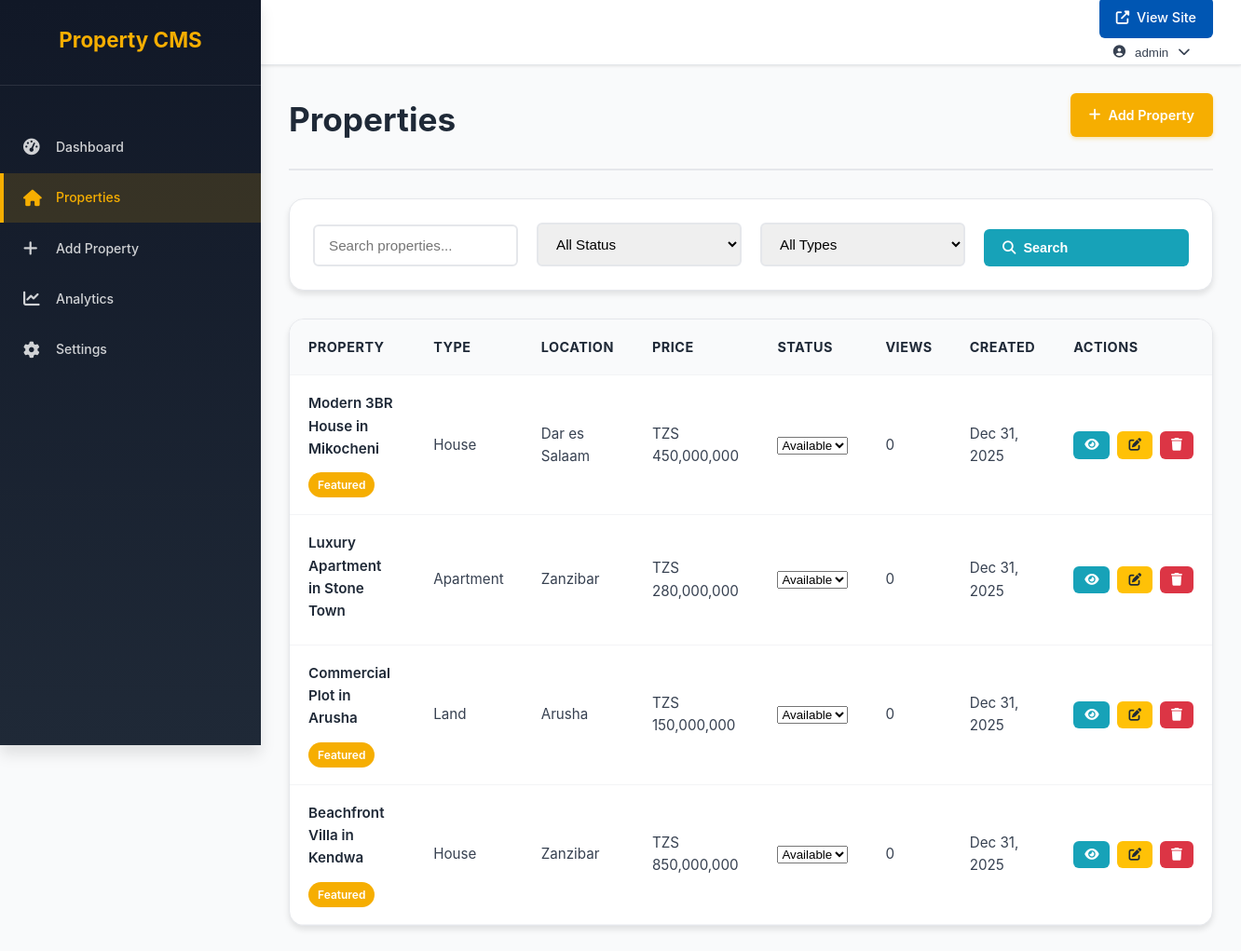
/admin/properties.php (signed in), run on the app's committed database.
### tables this page shows
CREATE TABLE IF NOT EXISTS properties (
    id INT AUTO_INCREMENT PRIMARY KEY,
    title VARCHAR(255) NOT NULL,
    description TEXT,
    property_type ENUM('house', 'apartment', 'land', 'commercial') NOT NULL,
    location VARCHAR(255) NOT NULL,
    price DECIMAL(15,2) NOT NULL,
    bedrooms INT DEFAULT 0,
    bathrooms INT DEFAULT 0,
    area DECIMAL(10,2) DEFAULT 0,
    images JSON,
    featured BOOLEAN DEFAULT FALSE,
    status ENUM('available', 'sold', 'pending') DEFAULT 'available',
    views INT DEFAULT 0,
    created_at TIMESTAMP DEFAULT CURRENT_TIMESTAMP,
    updated_at TIMESTAMP DEFAULT CURRENT_TIMESTAMP ON UPDATE CURRENT_TIMESTAMP
);

### admin/properties.php (the view, shortened to what this page needs)
<?php
$db = Database::getInstance()->getConnection();
$search = trim($_GET['search'] ?? '');
$page = max(1, intval($_GET['page'] ?? 1));
$per_page = 10;
$conditions = [];
$params = [];
$where_clause = !empty($conditions) ? 'WHERE ' . implode(' AND ', $conditions) : '';
try {
    $offset = ($page - 1) * $per_page;
    $sql = "SELECT * FROM properties $where_clause ORDER BY created_at DESC LIMIT $per_page OFFSET $offset";
    $stmt = $db->prepare($sql);
    $stmt->execute($params);
    $properties = $stmt->fetchAll();
} catch (PDOException $e) {
    $properties = [];
    $total_properties = 0;
    $total_pages = 0;
    $error = "Error fetching properties: " . $e->getMessage();
}
?>
<!DOCTYPE html>
<html lang="en">
<head>
    <link rel="stylesheet" href="../assets/css/admin-styles.css">
    <link rel="stylesheet" href="../assets/css/styles.css">
    <link rel="stylesheet" href="https://cdnjs.cloudflare.com/ajax/libs/font-awesome/6.4.0/css/all.min.css">
</head>
<body>
    <div class="admin-layout">
        <?php include 'includes/sidebar.php'; ?>
        <div class="main-content">
            <?php include 'includes/header.php'; ?>
            <div class="content-area">
                <div class="page-header">
                    <h1>Properties</h1>
                    <div class="page-actions">
                        <a href="add-property.php" class="btn-primary">
                            <i class="fas fa-plus"></i>
                            Add Property
                        </a>
                    </div>
                </div>
                <div class="filters-section">
                    <form method="GET" class="filters-form">
                        <div class="filter-row">
                            <div class="filter-group">
                                <input type="text" name="search" placeholder="Search properties..."
                                       value="<?php echo htmlspecialchars($search); ?>">
                            </div>
                            <div class="filter-group">
                                <select name="status">
                                    <option value="">All Status</option>
                                </select>
                            </div>
                            <div class="filter-group">
                                <select name="type">
                                    <option value="">All Types</option>
                                </select>
                            </div>
                            <button type="submit" class="btn-search">
                                <i class="fas fa-search"></i>
                                Search
                            </button>
                        </div>
                    </form>
                </div>
                <div class="table-container">
                    <table class="data-table">
                        <thead>
                            <tr>
                                <th>Property</th>
                                <th>Type</th>
                                <th>Location</th>
                                <th>Price</th>
                                <th>Status</th>
                                <th>Views</th>
                                <th>Created</th>
                                <th>Actions</th>
                            </tr>
                        </thead>
                        <tbody>
                            <?php if (empty($properties)): ?>
                                <tr>
                                    <td colspan="8" class="no-data">No properties found.</td>
                                </tr>
                            <?php else: ?>
                                <?php foreach ($properties as $property): ?>
                                    <tr>
                                        <td>
                                            <div class="property-info">
                                                <h4><?php echo htmlspecialchars($property['title']); ?></h4>
                                                <?php if ($property['featured']): ?>
                                                    <span class="featured-badge">Featured</span>
                                                <?php endif; ?>
                                            </div>
                                        </td>
                                        <td><?php echo ucfirst(htmlspecialchars($property['property_type'])); ?></td>
                                        <td><?php echo htmlspecialchars($property['location']); ?></td>
                                        <td>TZS <?php echo number_format($property['price']); ?></td>
                                        <td>
                                            <form method="POST" class="inline-form">
                                                <select name="status" onchange="this.form.submit()">
                                                    <option value="available" <?php echo $property['status'] === 'available' ? 'selected' : ''; ?>>Available</option>
                                                </select>
                                            </form>
                                        </td>
                                        <td><?php echo number_format($property['views']); ?></td>
                                        <td><?php echo date('M j, Y', strtotime($property['created_at'])); ?></td>
                                        <td>
                                            <div class="action-buttons">
                                                <a href="../sales.php?view=<?php echo $property['id']; ?>" target="_blank"
                                                   class="btn-action btn-view" title="View">
                                                    <i class="fas fa-eye"></i>
                                                </a>
                                                <a href="edit-property.php?id=<?php echo $property['id']; ?>"
                                                   class="btn-action btn-edit" title="Edit">
                                                    <i class="fas fa-edit"></i>
                                                </a>
                                                <a href="?delete=<?php echo $property['id']; ?>"
                                                   class="btn-action btn-delete" title="Delete"
                                                   onclick="return confirm('Are you sure you want to delete this property?')">
                                                    <i class="fas fa-trash"></i>
                                                </a>
                                            </div>
                                        </td>
                                    </tr>
                                <?php endforeach; ?>
                            <?php endif; ?>
                        </tbody>
                    </table>
                </div>
            </div>
        </div>
    </div>
</body>
</html>

### assets/css/admin-styles.css (style rules this page uses)
:root { --primary-color: #f6ae01; --primary-hover: #e29f01; --secondary-color: #0056b3; --success-color: #28a745; --danger-color: #dc3545; --warning-color: #ffc107; --info-color: #17a2b8; --dark-color: #343a40; --light-color: #f8f9fa; --white: #ffffff; --gray-100: #f8f9fa; --gray-200: #e9ecef; --gray-300: #dee2e6; --gray-400: #ced4da; --gray-500: #adb5bd; --gray-600: #6c757d; --gray-700: #495057; --gray-800: #343a40; --gray-900: #212529; --sidebar-width: 250px; --header-height: 60px; --border-radius: 6px; --box-shadow: 0 2px 4px rgba(0, 0, 0, 0.1); --transition: all 0.3s ease; }
* { margin: 0; padding: 0; box-sizing: border-box; }
body { font-family: -apple-system, BlinkMacSystemFont, "Segoe UI", Roboto, "Helvetica Neue", Arial, sans-serif; line-height: 1.6; color: var(--gray-800); background-color: var(--gray-100); }
.admin-layout { display: flex; min-height: 100vh; }
.main-content { flex: 1; margin-left: var(--sidebar-width); display: flex; flex-direction: column; }
.content-area { flex: 1; padding: 30px; }
.page-header { display: flex; justify-content: space-between; align-items: center; margin-bottom: 30px; }
.page-header h1 { font-size: 2rem; color: var(--gray-800); }
.page-actions { display: flex; gap: 10px; }
.btn-primary, .btn-secondary, .btn-success, .btn-danger, .btn-warning, .btn-info { display: inline-flex; align-items: center; gap: 8px; padding: 10px 20px; border: none; border-radius: var(--border-radius); font-size: 0.9rem; font-weight: 500; text-decoration: none; cursor: pointer; transition: var(--transition); }
.btn-primary { background: var(--primary-color); color: var(--white); }

### data on the page
properties: title "Modern 3BR House in Mikocheni", featured "Featured", property_type "House", location "Dar es Salaam", price "450,000,000", status "Available", views "0", created_at "Dec 31, 2025"
properties: title "Luxury Apartment in Stone Town", property_type "Apartment", location "Zanzibar", price "280,000,000", status "Available", views "0", created_at "Dec 31, 2025"
properties: title "Commercial Plot in Arusha", featured "Featured", property_type "Land", location "Arusha", price "150,000,000", status "Available", views "0", created_at "Dec 31, 2025"
properties: title "Beachfront Villa in Kendwa", featured "Featured", property_type "House", location "Zanzibar", price "850,000,000", status "Available", views "0", created_at "Dec 31, 2025"

### other printed values
$user['username'] "admin"
